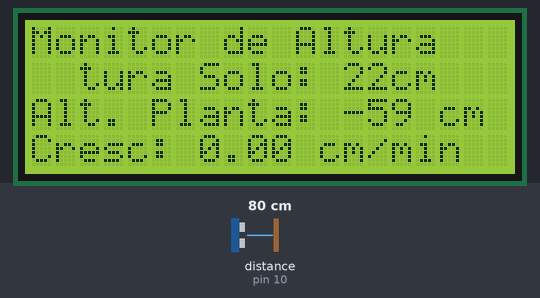
A sketch run on a simulated Arduino Uno, built with avr-gcc and run on an emulated ATmega328P. Parts: 20×4 character LCD. The test bench sets the inputs (shaded band); at power-on: distance to the obstacle (sensor on pin 10) 80 cm. The echo pulse lasts 58.3 µs per cm.

Above: at 4.7 s.
4.8 s: distance to the obstacle (sensor on pin 10) set to 2 cm
At 7.2 s:
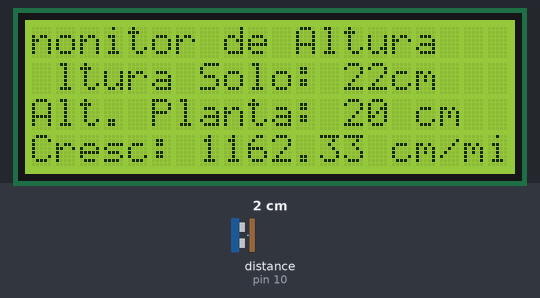
11.3 s: distance to the obstacle (sensor on pin 10) set to 196 cm
At 13.0 s:
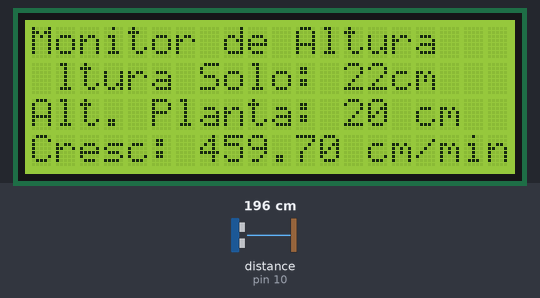
16.0 s: distance to the obstacle (sensor on pin 10) set to 205 cm
At 17.8 s:
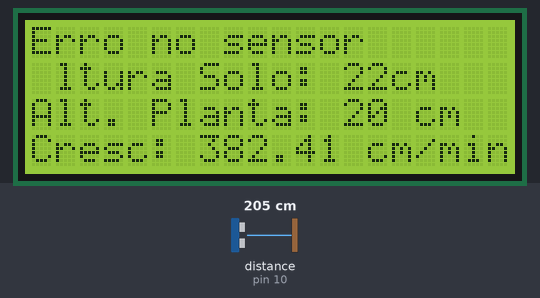
Timing chart, 0 to 19.3 s (numbered marks = the images above; inputs shaded):
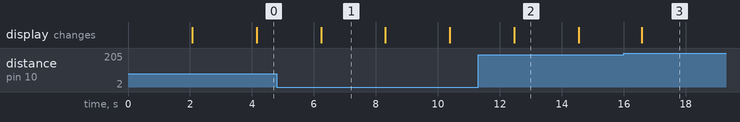

The sketch:

med_planta.ino
```cpp
#include <Wire.h>
#include <LiquidCrystal_I2C.h>
#include <NewPing.h>

// LCD I2C
LiquidCrystal_I2C lcd(0x27, 20, 4);

// Sensor ultrassônico
#define TRIG_PIN 9
#define ECHO_PIN 10
#define MAX_DISTANCE 200

NewPing sonar(TRIG_PIN, ECHO_PIN, MAX_DISTANCE);

// Altura fixa do sensor ao solo (22 cm)
const int altura_solo_fixa_cm = 22;

// Array para armazenar leituras válidas (crescentes ou iguais)
const int NUM_LEITURAS = 100;
int leituras_validas[NUM_LEITURAS];
int indice = 0;
int total_leituras_validas = 0;

// Variáveis para exibição
int altura_planta = 0;
int delta = 0;

// Controle de tempo
unsigned long tempo_inicial = 0;

void setup() {
  lcd.init();
  lcd.backlight();
  lcd.setCursor(0, 0);
  lcd.print("Monitor Planta");
  delay(2000);
  lcd.clear();

  tempo_inicial = millis(); // início do monitoramento
}

void loop() {
  delay(2000);

  int distancia = sonar.ping_cm();
  if (distancia == 0) {
    lcd.setCursor(0, 0);
    lcd.print("Erro no sensor   ");
    return;
  }

  // Calcula a altura da planta (solo fixo em 22 cm)
  int altura_atual = altura_solo_fixa_cm - distancia;
  bool leitura_valida = false;

  if (total_leituras_validas == 0) {
    leitura_valida = true; // primeira leitura
  } else {
    int ultima_valida = leituras_validas[(indice + NUM_LEITURAS - 1) % NUM_LEITURAS];
    if (altura_atual >= ultima_valida) {
      leitura_valida = true;
    }
  }

  // Atualiza somente se for leitura válida
  if (leitura_valida) {
    int ultima_valida = (total_leituras_validas > 0)
                        ? leituras_validas[(indice + NUM_LEITURAS - 1) % NUM_LEITURAS]
                        : altura_atual;

    delta = altura_atual - ultima_valida;
    altura_planta = altura_atual;

    // Armazena no array circular
    leituras_validas[indice] = altura_atual;
    indice = (indice + 1) % NUM_LEITURAS;
    if (total_leituras_validas < NUM_LEITURAS) total_leituras_validas++;
  }

  // Calcula taxa de crescimento
  float taxa_crescimento = 0;
  unsigned long tempo_atual = millis();
  float minutos_passados = (tempo_atual - tempo_inicial) / 60000.0;

  if (total_leituras_validas >= 2 && minutos_passados > 0) {
    int altura_inicio = leituras_validas[(indice + NUM_LEITURAS - total_leituras_validas) % NUM_LEITURAS];
    int altura_fim = leituras_validas[(indice + NUM_LEITURAS - 1) % NUM_LEITURAS];
    taxa_crescimento = (float)(altura_fim - altura_inicio) / minutos_passados;
  }

  // Exibição no LCD
  lcd.setCursor(0, 0);
  lcd.print("Monitor de Altura");

  lcd.setCursor(0, 1);
  lcd.print("Altura Solo: 22cm");

  lcd.setCursor(0, 2);
  lcd.print("Alt. Planta: ");
  lcd.print(altura_planta);
  lcd.print(" cm   ");

  lcd.setCursor(0, 3);
  lcd.print("Cresc: ");
  lcd.print(taxa_crescimento, 2);
  lcd.print(" cm/min");
}
```

Measured:
- the behaviour switches between 200 and 201 cm on distance to the obstacle (sensor on pin 10) (found by bisection; images 2 and 3)
- after the input at 4.8 s, the display: changes after 1.4 s (image 1)
- after the input at 16.0 s, the display: changes after 0.58 s (image 3)
- what the display in image 1 shows lasts 2.1 s, from 6.2 s to 8.3 s
